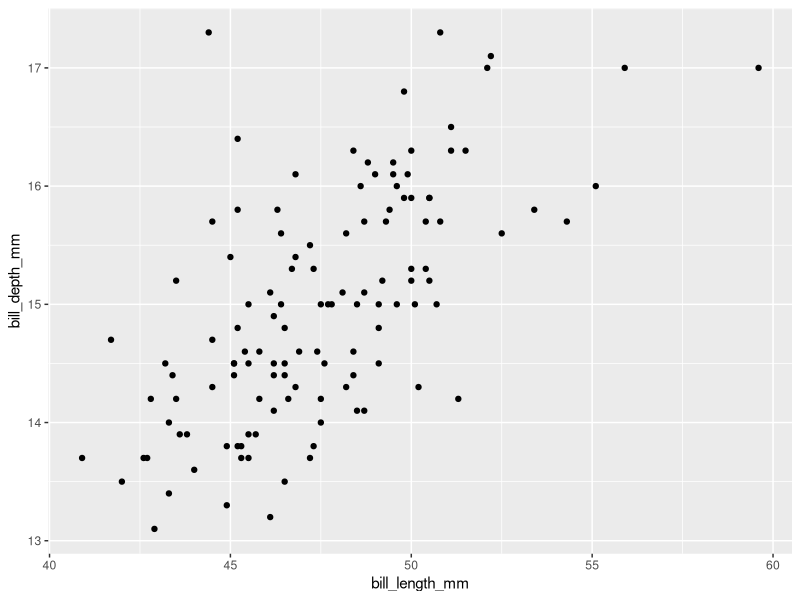
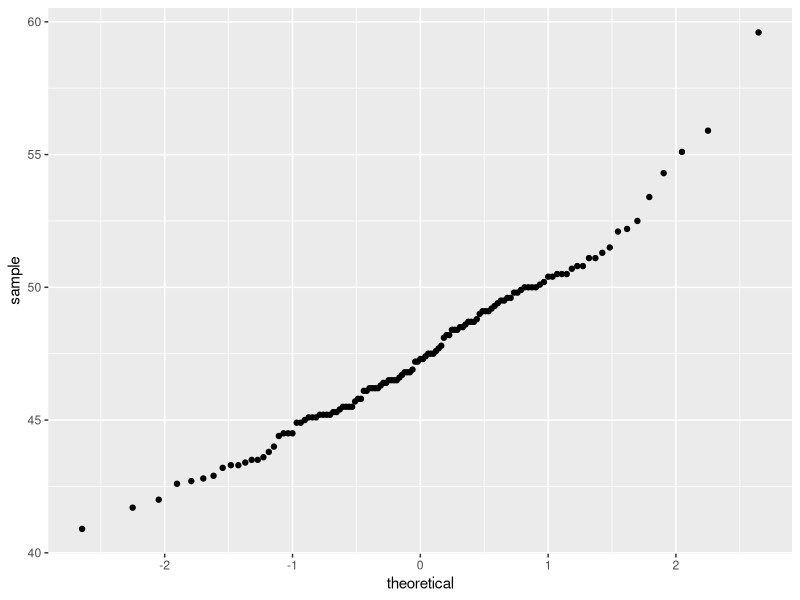
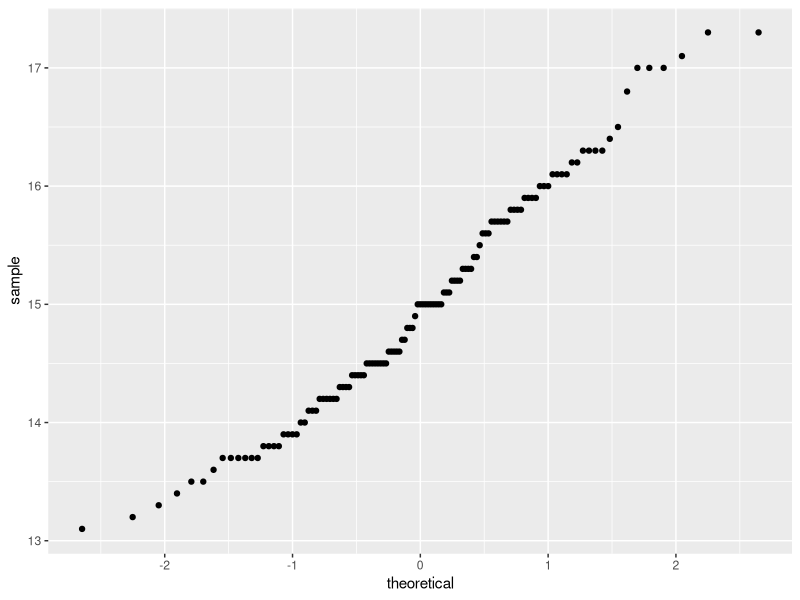
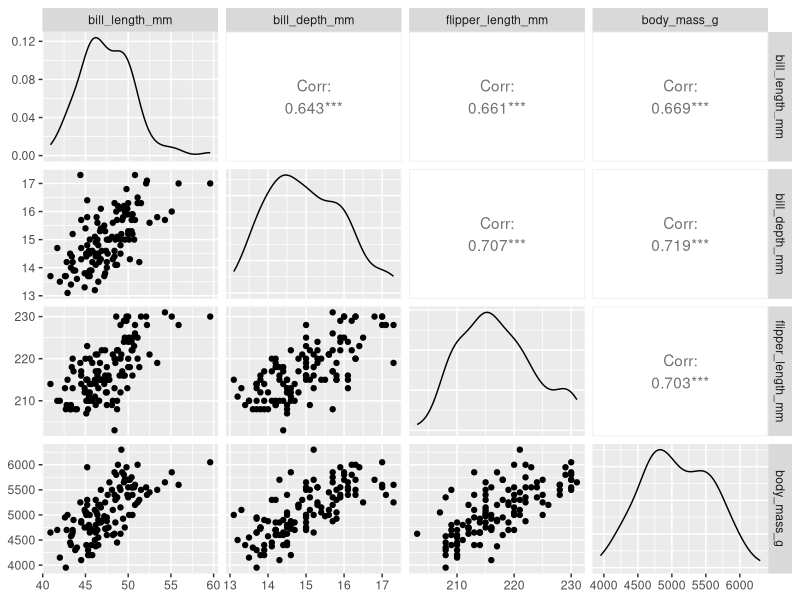
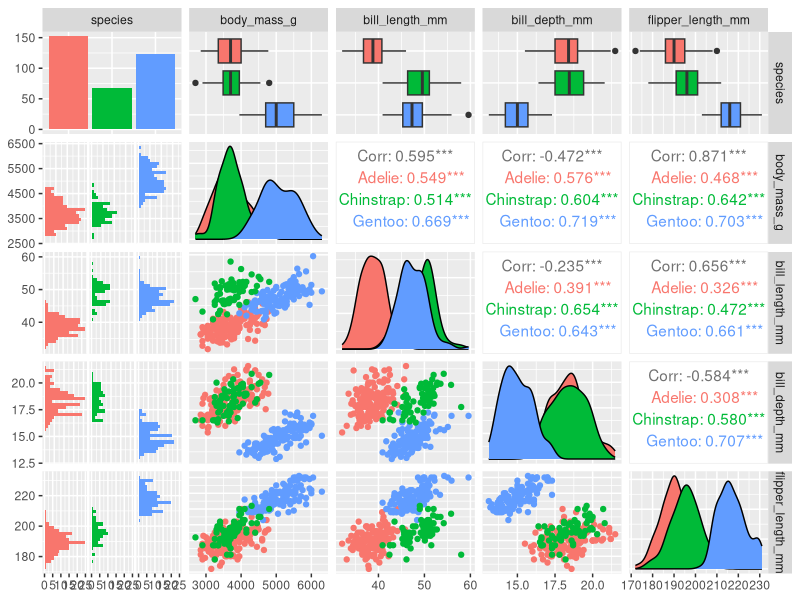

Recreate these plots in R, in order.
## ---- chunk 1
knitr::opts_chunk$set(fig.width=6, fig.asp = 0.618, collapse=TRUE) 
## ---- chunk 2
library(tidyverse)
library(palmerpenguins)

gentoo = penguins %>% 
  filter(species=="Gentoo")

# Exploratory data analysis:
glimpse(gentoo)
summarize(gentoo)
ggplot() +
  geom_point(aes(x=bill_length_mm, y=bill_depth_mm), data=gentoo)
## ---- chunk 3
# Check normality assumption with a qqplot:
ggplot(gentoo) +
  stat_qq(aes(sample=bill_length_mm))
ggplot(gentoo) +
  stat_qq(aes(sample=bill_depth_mm))
## ---- chunk 4
# cor() returns just the correlation coefficient r
cor(x=gentoo$bill_length_mm, y=gentoo$bill_depth_mm, use="complete.obs") # use param handles NAs

# cor.test() returns the t-statistic, df, p-value, etc.
cor.test(x=gentoo$bill_length_mm, y=gentoo$bill_depth_mm, use="complete.obs") # use param handles NAs
## ---- chunk 5
head(gentoo) # Check which columns would be interesting to include in the correlation matrix
cor(gentoo[,3:6], use="complete.obs")
## ---- chunk 6
library(GGally) # ggpairs()

gentoo %>%
  select(bill_length_mm, bill_depth_mm, flipper_length_mm, body_mass_g) %>%
  ggpairs()
## ---- chunk 7
penguins %>%
  select(species, body_mass_g, ends_with("_mm")) %>% # clever way to select variables with names that end in "_mm"
  GGally::ggpairs(aes(color = species))
